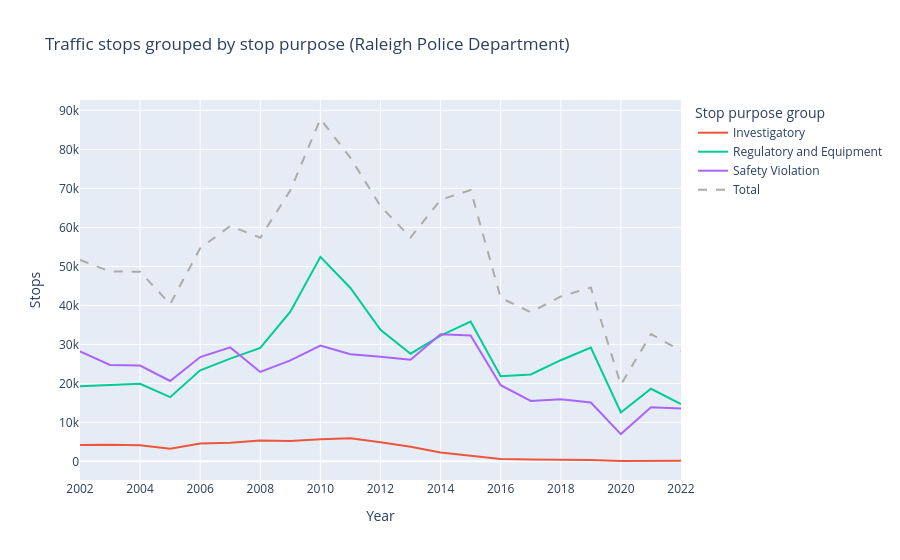

Notebook source saved alongside this figure:
### Markdown cell above
### Figure 5: Raleigh Police Department

The Raleigh Police Department generally makes more Regulatory and Equipment stops than Safety Violation stops.

### Code cell
fig, _ = traffic_stops_by_group("Raleigh Police Department")
fig

### Figure 1 — Plotly figure (JSON) as saved in the notebook; plotly's stock layout.template omitted (floating-point values rounded to 4 significant figures)
{"data": [{"hovertemplate": "Stop purpose group=Investigatory<br>Year=%{x}<br>Stops=%{y}<extra></extra>", "legendgroup": "Investigatory", "line": {"color": "#EF553B", "dash": "solid"}, "marker": {"symbol": "circle"}, "mode": "lines", "name": "Investigatory", "orientation": "v", "showlegend": true, "type": "scatter", "x": ["2002-01-01T00:00:00", "2003-01-01T00:00:00", "2004-01-01T00:00:00", "2005-01-01T00:00:00", "2006-01-01T00:00:00", "2007-01-01T00:00:00", "2008-01-01T00:00:00", "2009-01-01T00:00:00", "2010-01-01T00:00:00", "2011-01-01T00:00:00", "2012-01-01T00:00:00", "2013-01-01T00:00:00", "2014-01-01T00:00:00", "2015-01-01T00:00:00", "2016-01-01T00:00:00", "2017-01-01T00:00:00", "2018-01-01T00:00:00", "2019-01-01T00:00:00", "2020-01-01T00:00:00", "2021-01-01T00:00:00", "2022-01-01T00:00:00"], "xaxis": "x", "y": [4175, 4268, 4155, 3248, 4578, 4795, 5366, 5247, 5646, 5917, 4876, 3739, 2253, 1452, 577, 464, 428, 322, 90, 145, 143], "yaxis": "y"}, {"hovertemplate": "Stop purpose group=Regulatory and Equipment<br>Year=%{x}<br>Stops=%{y}<extra></extra>", "legendgroup": "Regulatory and Equipment", "line": {"color": "#00cc96", "dash": "solid"}, "marker": {"symbol": "circle"}, "mode": "lines", "name": "Regulatory and Equipment", "orientation": "v", "showlegend": true, "type": "scatter", "x": ["2002-01-01T00:00:00", "2003-01-01T00:00:00", "2004-01-01T00:00:00", "2005-01-01T00:00:00", "2006-01-01T00:00:00", "2007-01-01T00:00:00", "2008-01-01T00:00:00", "2009-01-01T00:00:00", "2010-01-01T00:00:00", "2011-01-01T00:00:00", "2012-01-01T00:00:00", "2013-01-01T00:00:00", "2014-01-01T00:00:00", "2015-01-01T00:00:00", "2016-01-01T00:00:00", "2017-01-01T00:00:00", "2018-01-01T00:00:00", "2019-01-01T00:00:00", "2020-01-01T00:00:00", "2021-01-01T00:00:00", "2022-01-01T00:00:00"], "xaxis": "x", "y": [19287, 19658, 19907, 16463, 23350, 26338, 29067, 38374, 52439, 44453, 33748, 27612, 32224, 35849, 21830, 22276, 25937, 29196, 12527, 18614, 14650], "yaxis": "y"}, {"hovertemplate": "Stop purpose group=Safety Violation<br>Year=%{x}<br>Stops=%{y}<extra></extra>", "legendgroup": "Safety Violation", "line": {"color": "#ab63fa", "dash": "solid"}, "marker": {"symbol": "circle"}, "mode": "lines", "name": "Safety Violation", "orientation": "v", "showlegend": true, "type": "scatter", "x": ["2002-01-01T00:00:00", "2003-01-01T00:00:00", "2004-01-01T00:00:00", "2005-01-01T00:00:00", "2006-01-01T00:00:00", "2007-01-01T00:00:00", "2008-01-01T00:00:00", "2009-01-01T00:00:00", "2010-01-01T00:00:00", "2011-01-01T00:00:00", "2012-01-01T00:00:00", "2013-01-01T00:00:00", "2014-01-01T00:00:00", "2015-01-01T00:00:00", "2016-01-01T00:00:00", "2017-01-01T00:00:00", "2018-01-01T00:00:00", "2019-01-01T00:00:00", "2020-01-01T00:00:00", "2021-01-01T00:00:00", "2022-01-01T00:00:00"], "xaxis": "x", "y": [28213, 24741, 24582, 20604, 26750, 29224, 22928, 25895, 29712, 27481, 26833, 26046, 32614, 32293, 19533, 15499, 15918, 15078, 6989, 13884, 13560], "yaxis": "y"}, {"hovertemplate": "Stop purpose group=Total<br>Year=%{x}<br>Stops=%{y}<extra></extra>", "legendgroup": "Total", "line": {"color": "rgb(171, 171, 170)", "dash": "dash"}, "marker": {"symbol": "circle"}, "mode": "lines", "name": "Total", "orientation": "v", "showlegend": true, "type": "scatter", "x": ["2002-01-01T00:00:00", "2003-01-01T00:00:00", "2004-01-01T00:00:00", "2005-01-01T00:00:00", "2006-01-01T00:00:00", "2007-01-01T00:00:00", "2008-01-01T00:00:00", "2009-01-01T00:00:00", "2010-01-01T00:00:00", "2011-01-01T00:00:00", "2012-01-01T00:00:00", "2013-01-01T00:00:00", "2014-01-01T00:00:00", "2015-01-01T00:00:00", "2016-01-01T00:00:00", "2017-01-01T00:00:00", "2018-01-01T00:00:00", "2019-01-01T00:00:00", "2020-01-01T00:00:00", "2021-01-01T00:00:00", "2022-01-01T00:00:00"], "xaxis": "x", "y": [51675, 48667, 48644, 40315, 54678, 60357, 57361, 69516, 87797, 77851, 65457, 57397, 67091, 69594, 41940, 38239, 42283, 44596, 19606, 32643, 28353], "yaxis": "y"}], "layout": {"autosize": true, "legend": {"title": {"text": "Stop purpose group"}, "tracegroupgap": 0}, "title": {"text": "Traffic stops grouped by stop purpose (Raleigh Police Department)"}, "xaxis": {"anchor": "y", "autorange": true, "domain": [0, 1], "dtick": "M24", "range": ["2002-01-01", "2022-01-01"], "title": {"text": "Year"}, "type": "date"}, "yaxis": {"anchor": "x", "autorange": true, "domain": [0, 1], "range": [-4783.0, 92670.0], "title": {"text": "Stops"}, "type": "linear"}}}
